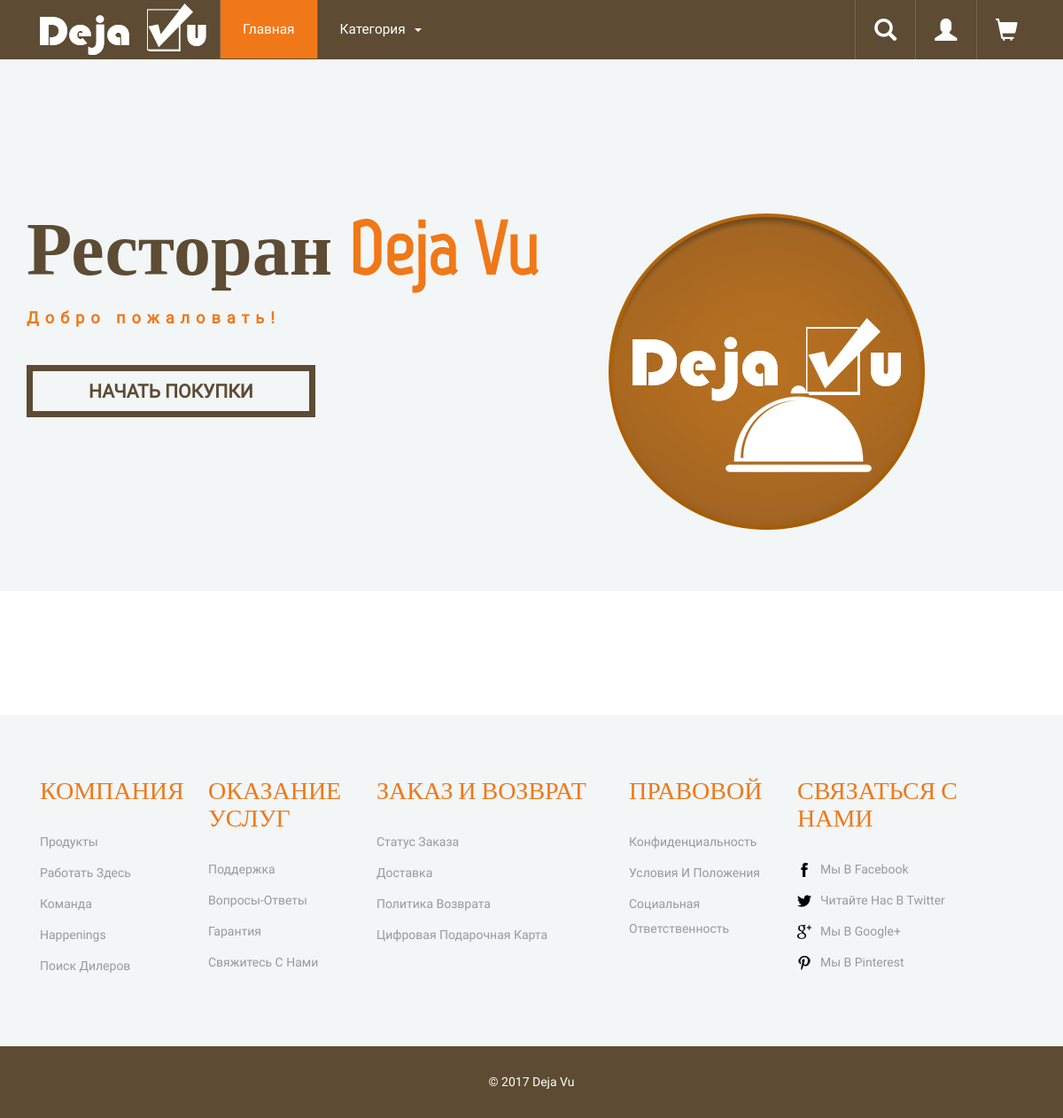
Before: /template/index.php with the older database file.
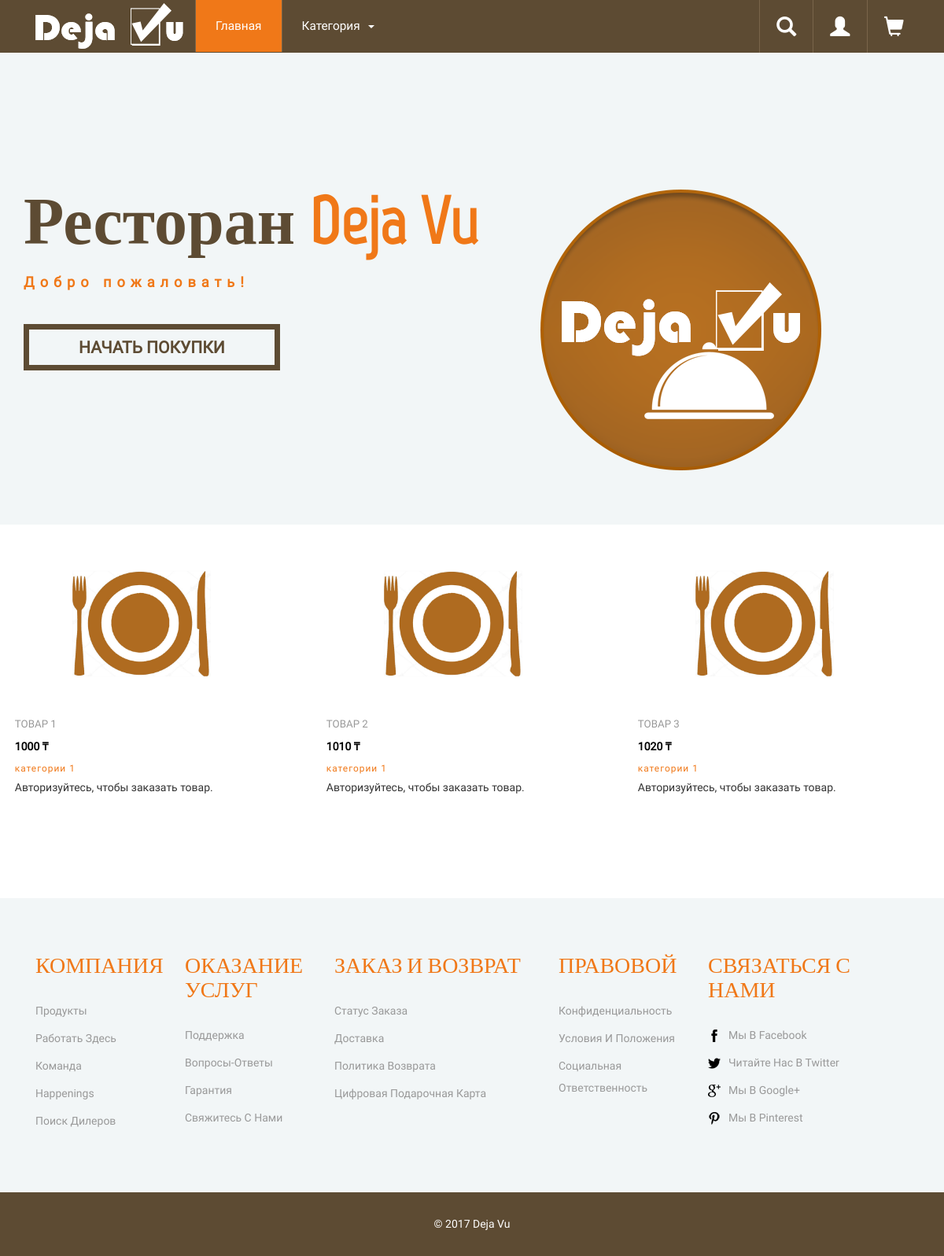
After: the same page with the newer database file.
### tables this page shows
CREATE TABLE IF NOT EXISTS `goods` (
  `id` int(11) NOT NULL,
  `name` varchar(255) NOT NULL,
  `date` int(11) DEFAULT NULL,
  `description` text,
  `price` int(11) NOT NULL,
  `id_category` int(11) DEFAULT NULL,
  `active` tinyint(1) NOT NULL DEFAULT '1'
);

CREATE TABLE IF NOT EXISTS `category` (
  `id` int(11) NOT NULL,
  `name` varchar(50) NOT NULL
);

### lib/db.php (called while the page is built, shortened)
<?php
$conn = mysqli_connect(DB_HOST, DB_USER, DB_PASSWORD, DB_NAME);
function fetchAll($sql){
    global $conn;
    $arr = [];
    $res = mysqli_query($conn, $sql);
    if (mysqli_num_rows($res) == 0) {
        return false;
    } else {
        while ($row = mysqli_fetch_array($res, MYSQLI_ASSOC)){
            $arr[] = $row;
        }
        return $arr;
    }
}

### template/products_select.php (the view, shortened to what this page needs)
<?php
	$sql = "
		SELECT  goods.id, goods.name AS goods_name, goods.date, goods.description, goods.price, category.name AS category_name, goods.active
		FROM goods
		LEFT JOIN category
		ON  category.id = goods.id_category
	";
	$row = fetchAll($sql);
	?>
<? foreach ($row as $value) { ?>
<div class="product-grid">
					<a href="single.php">
						<div class="product-img b-link-stripe b-animate-go  thickbox">
							<img src="images/m1.png" class="img-responsive" alt="">
							<div class="b-wrapper">
							</div>
						</div>
					</a>
					<div class="product-info simpleCart_shelfItem">
						<div class="product-info-cust prt_name">
							<h4><?=$value["goods_name"]?></h4>
							<span class="item_price"><?=$value["price"]?> &#8376;</span>
							<div class="ofr">
								<p class="disc"><?=$value["category_name"]?></p>
							</div>
							<? if (!$_SESSION['user_id']) {
						echo "Авторизуйтесь, чтобы заказать товар.";
					}
					?>
						</div>
					</div>
				</div>
				<?};?>

### template/index.php (shortened to what this page needs)
<?php require_once('header.php');?>
	<div class="banner">
		<div class="container">
			<h2 class="hdng">Ресторан <span>Deja Vu</span></h2>
			<p>Добро пожаловать!</p>
			<a href="category.php?id=1">НАЧАТЬ ПОКУПКИ</a>
			<div class="banner-text">
				<img src="images/logo-big.png" alt="">
			</div>
		</div>
	</div>
<?php
include_once('products_select.php');
include_once("../lib/db.php");
?>
	<div class="gallery">
		<div class="container">
		</div>
	</div>
<?php require_once('footer.php'); ?>

Changed rows visible on the page:
added goods: name "ТОВАР 1", price "1000", id_category.name "категории 1"
added goods: name "ТОВАР 2", price "1010", id_category.name "категории 1"
added goods: name "ТОВАР 3", price "1020", id_category.name "категории 1"
